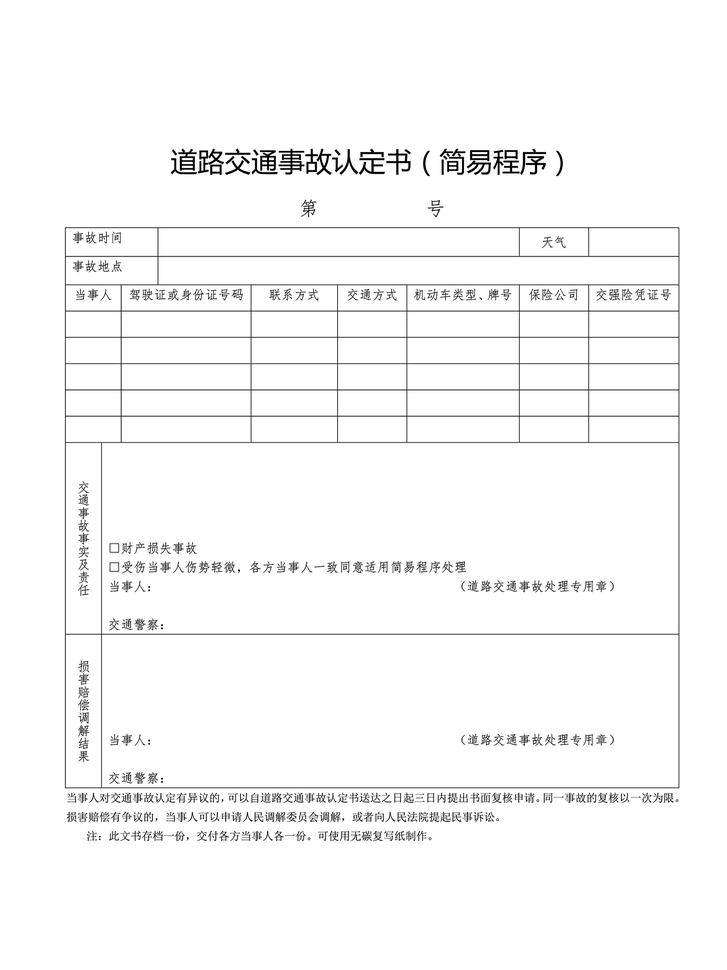
#> input picture data/forms/certificate-1.png, 727 x 970 px, shrunk from 1536 x 2048 before the run; its folder holds only this picture in this run
$ python trace_forms.py
#> lines starting #> are read from the running program, lines starting #| are printed output that depends on the picture; after the words box and inside, x2 and y2 are one past the last pixel; in counts of white or black regions, pixels touching at a corner belong together
#!/usr/bin/env python3
"""Trace official form scans into SVG paths (potrace).

The printed captions and table rules stay in the same 1536x2048 design
space as the PNG. Filled values are still drawn as real text on top.
"""
import subprocess
import sys
from pathlib import Path

from PIL import Image

ROOT = Path(__file__).resolve().parents[1]
FORMS = ROOT / "data" / "forms"
THRESHOLD = 190


def trace(png: Path) -> None:
    image = Image.open(png).convert("L")
    bitmap = image.point(lambda p: 0 if p < THRESHOLD else 255, mode="1")
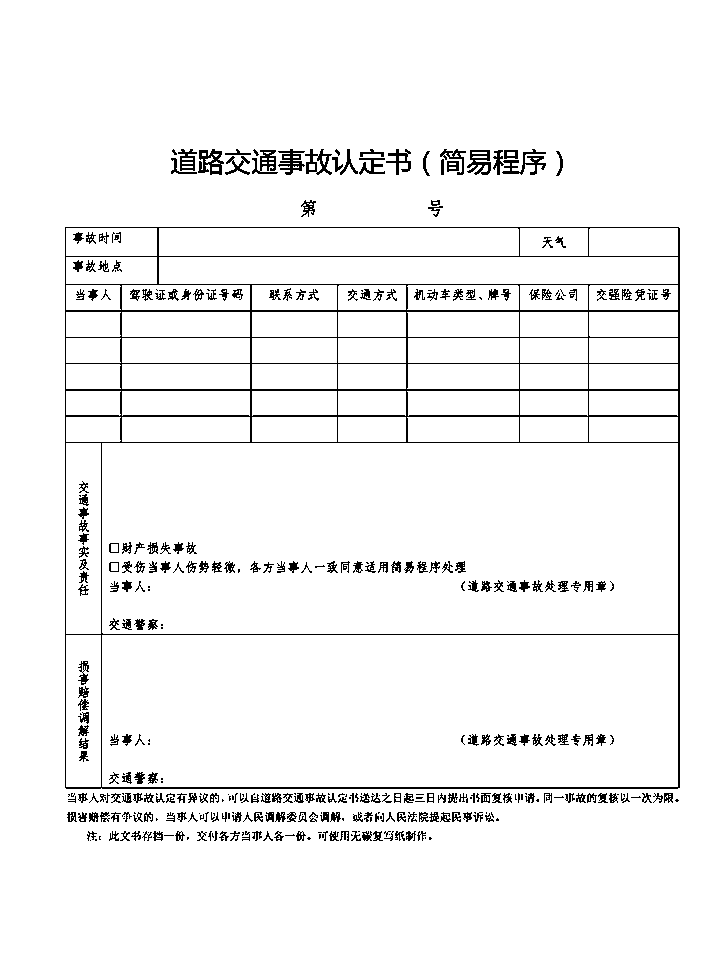
#> bitmap: PIL image 727x970 1; 95.7% white; black in thin lines or dots, all inside (x1, y1, x2, y2) = (65, 149, 680, 841)
    pbm = png.with_suffix(".pbm")
    bitmap.save(pbm)
    svg = png.with_suffix(".svg")
    subprocess.check_call(
        ["potrace", "-b", "svg", "-t", "12", "-u", "1", "-o", str(svg), str(pbm)]
    )
#> (this line was passed over: subprocess is not available in this run)
#> (the run stopped early here; a loop or call above may not have finished)

$ run again, on data/forms/inquiry-1.png
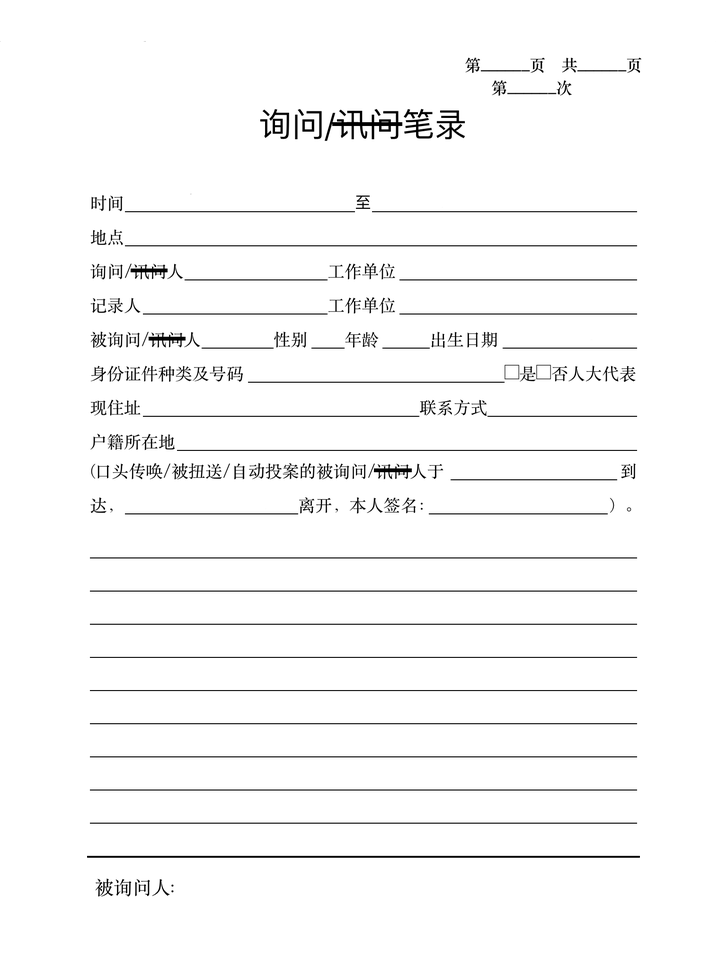
#> input picture data/forms/inquiry-1.png, 727 x 970 px, shrunk from 1536 x 2048 before the run
#> in trace, `bitmap = image.point(lambda p: 0 if p < THRESHOLD else 255, mode="1")`:
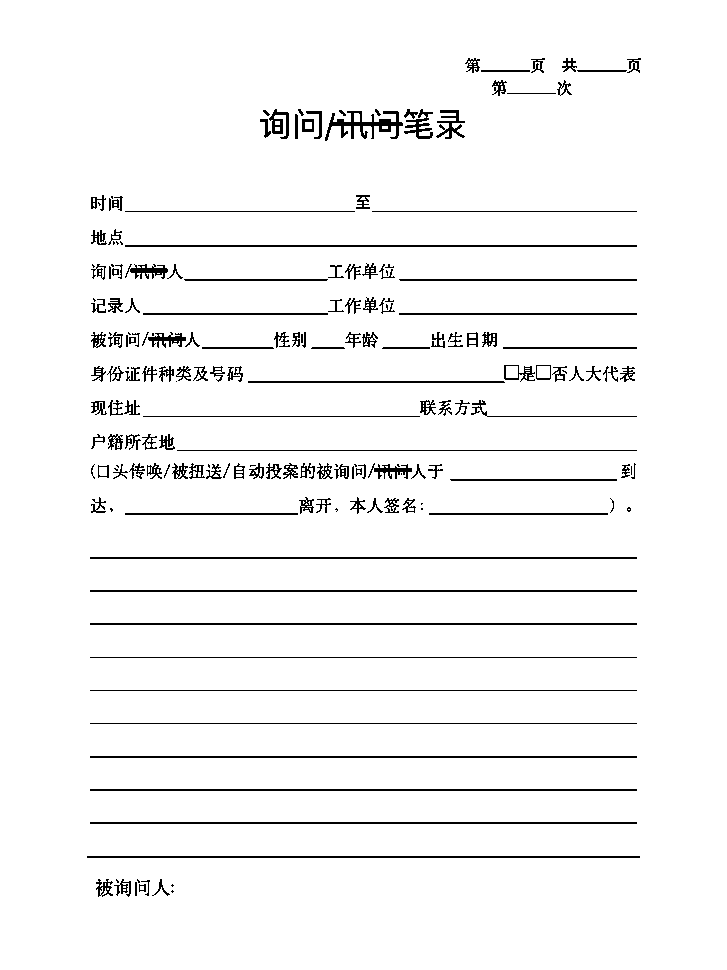
#> bitmap: PIL image 727x970 1; 96% white; black in thin lines or dots, all inside (x1, y1, x2, y2) = (87, 58, 641, 897)

$ run again, on data/forms/inquiry-2.png
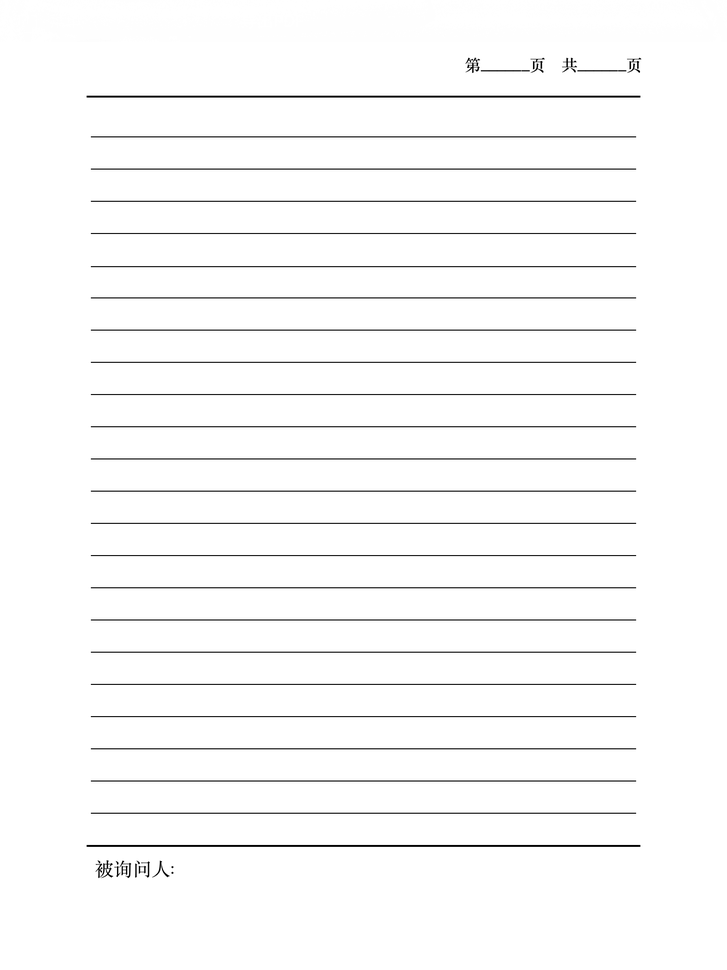
#> input picture data/forms/inquiry-2.png, 727 x 970 px, shrunk from 1536 x 2048 before the run
#> in trace, `bitmap = image.point(lambda p: 0 if p < THRESHOLD else 255, mode="1")`:
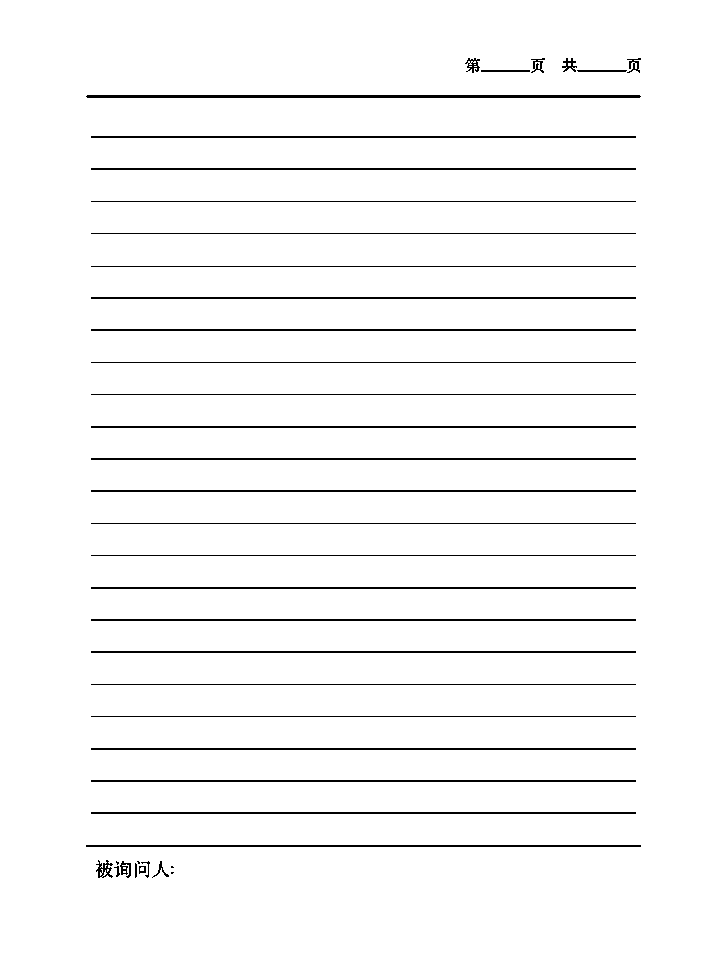
#> bitmap: PIL image 727x970 1; 96.8% white; black in thin lines or dots, all inside (x1, y1, x2, y2) = (86, 58, 641, 878)
